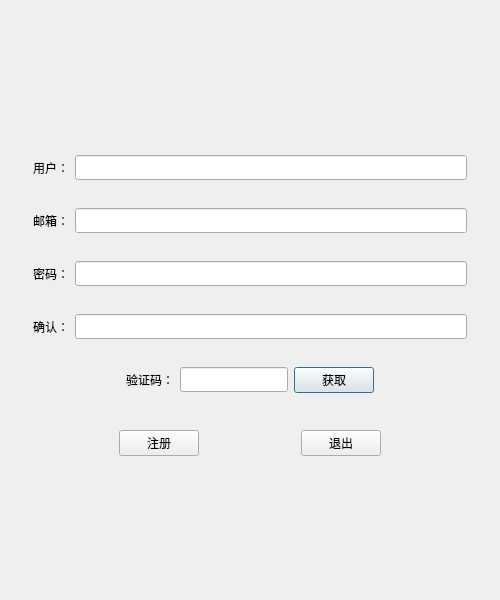
<?xml version="1.0" encoding="UTF-8"?>
<ui version="4.0">
 <class>RegisterDialogClass</class>
 <widget class="QDialog" name="RegisterDialogClass">
  <property name="geometry">
   <rect>
    <x>0</x>
    <y>0</y>
    <width>500</width>
    <height>600</height>
   </rect>
  </property>
  <property name="minimumSize">
   <size>
    <width>500</width>
    <height>600</height>
   </size>
  </property>
  <property name="maximumSize">
   <size>
    <width>500</width>
    <height>600</height>
   </size>
  </property>
  <property name="windowTitle">
   <string>RegisterDialog</string>
  </property>
  <layout class="QHBoxLayout" name="horizontalLayout_8">
   <item>
    <layout class="QVBoxLayout" name="verticalLayout">
     <item>
      <widget class="QStackedWidget" name="stackedWidget">
       <property name="currentIndex">
        <number>0</number>
       </property>
       <widget class="QWidget" name="page">
        <layout class="QVBoxLayout" name="verticalLayout_2">
         <item>
          <spacer name="verticalSpacer">
           <property name="orientation">
            <enum>Qt::Vertical</enum>
           </property>
           <property name="sizeHint" stdset="0">
            <size>
             <width>20</width>
             <height>40</height>
            </size>
           </property>
          </spacer>
         </item>
         <item>
          <widget class="QWidget" name="widget" native="true">
           <layout class="QHBoxLayout" name="horizontalLayout_9">
            <item>
             <layout class="QHBoxLayout" name="horizontalLayout_2">
              <item>
               <widget class="QLabel" name="user_label">
                <property name="text">
                 <string>用户：</string>
                </property>
               </widget>
              </item>
              <item>
               <widget class="ElaLineEdit" name="user_edit">
                <property name="minimumSize">
                 <size>
                  <width>0</width>
                  <height>25</height>
                 </size>
                </property>
               </widget>
              </item>
             </layout>
            </item>
           </layout>
          </widget>
         </item>
         <item>
          <widget class="QWidget" name="widget_3" native="true">
           <layout class="QHBoxLayout" name="horizontalLayout_10">
            <item>
             <layout class="QHBoxLayout" name="horizontalLayout">
              <item>
               <widget class="QLabel" name="emai_lable">
                <property name="text">
                 <string>邮箱：</string>
                </property>
               </widget>
              </item>
              <item>
               <widget class="ElaLineEdit" name="email_edit">
                <property name="minimumSize">
                 <size>
                  <width>0</width>
                  <height>25</height>
                 </size>
                </property>
               </widget>
              </item>
             </layout>
            </item>
           </layout>
          </widget>
         </item>
         <item>
          <widget class="QWidget" name="widget_4" native="true">
           <layout class="QHBoxLayout" name="horizontalLayout_11">
            <item>
             <layout class="QHBoxLayout" name="horizontalLayout_3">
              <item>
               <widget class="QLabel" name="psw_label">
                <property name="text">
                 <string>密码：</string>
                </property>
               </widget>
              </item>
              <item>
               <widget class="ElaLineEdit" name="psw_edit">
                <property name="minimumSize">
                 <size>
                  <width>0</width>
                  <height>25</height>
                 </size>
                </property>
               </widget>
              </item>
             </layout>
            </item>
           </layout>
          </widget>
         </item>
         <item>
          <widget class="QWidget" name="widget_5" native="true">
           <layout class="QHBoxLayout" name="horizontalLayout_12">
            <item>
             <layout class="QHBoxLayout" name="horizontalLayout_4">
              <item>
               <widget class="QLabel" name="label">
                <property name="text">
                 <string>确认：</string>
                </property>
               </widget>
              </item>
              <item>
               <widget class="ElaLineEdit" name="psw_edit_2">
                <property name="minimumSize">
                 <size>
                  <width>0</width>
                  <height>25</height>
                 </size>
                </property>
               </widget>
              </item>
             </layout>
            </item>
           </layout>
          </widget>
         </item>
         <item>
          <widget class="QWidget" name="widget_6" native="true">
           <layout class="QHBoxLayout" name="horizontalLayout_13">
            <item>
             <layout class="QHBoxLayout" name="horizontalLayout_5">
              <item>
               <spacer name="horizontalSpacer_12">
                <property name="orientation">
                 <enum>Qt::Horizontal</enum>
                </property>
                <property name="sizeHint" stdset="0">
                 <size>
                  <width>40</width>
                  <height>20</height>
                 </size>
                </property>
               </spacer>
              </item>
              <item>
               <widget class="QLabel" name="label_2">
                <property name="text">
                 <string>验证码：</string>
                </property>
               </widget>
              </item>
              <item>
               <widget class="ElaLineEdit" name="code_edit">
                <property name="minimumSize">
                 <size>
                  <width>0</width>
                  <height>25</height>
                 </size>
                </property>
               </widget>
              </item>
              <item>
               <widget class="TimerBtn" name="get_code">
                <property name="minimumSize">
                 <size>
                  <width>0</width>
                  <height>25</height>
                 </size>
                </property>
                <property name="text">
                 <string>获取</string>
                </property>
               </widget>
              </item>
              <item>
               <spacer name="horizontalSpacer_13">
                <property name="orientation">
                 <enum>Qt::Horizontal</enum>
                </property>
                <property name="sizeHint" stdset="0">
                 <size>
                  <width>40</width>
                  <height>20</height>
                 </size>
                </property>
               </spacer>
              </item>
             </layout>
            </item>
           </layout>
          </widget>
         </item>
         <item>
          <widget class="QLabel" name="err_tip">
           <property name="text">
            <string/>
           </property>
           <property name="alignment">
            <set>Qt::AlignRight|Qt::AlignTrailing|Qt::AlignVCenter</set>
           </property>
          </widget>
         </item>
         <item>
          <layout class="QHBoxLayout" name="horizontalLayout_6">
           <item>
            <spacer name="horizontalSpacer">
             <property name="orientation">
              <enum>Qt::Horizontal</enum>
             </property>
             <property name="sizeHint" stdset="0">
              <size>
               <width>40</width>
               <height>20</height>
              </size>
             </property>
            </spacer>
           </item>
           <item>
            <widget class="ElaPushButton" name="sure_btn">
             <property name="minimumSize">
              <size>
               <width>0</width>
               <height>25</height>
              </size>
             </property>
             <property name="text">
              <string>注册</string>
             </property>
            </widget>
           </item>
           <item>
            <spacer name="horizontalSpacer_3">
             <property name="orientation">
              <enum>Qt::Horizontal</enum>
             </property>
             <property name="sizeHint" stdset="0">
              <size>
               <width>40</width>
               <height>20</height>
              </size>
             </property>
            </spacer>
           </item>
           <item>
            <widget class="ElaPushButton" name="cansel_btn">
             <property name="minimumSize">
              <size>
               <width>0</width>
               <height>25</height>
              </size>
             </property>
             <property name="text">
              <string>退出</string>
             </property>
            </widget>
           </item>
           <item>
            <spacer name="horizontalSpacer_2">
             <property name="orientation">
              <enum>Qt::Horizontal</enum>
             </property>
             <property name="sizeHint" stdset="0">
              <size>
               <width>40</width>
               <height>20</height>
              </size>
             </property>
            </spacer>
           </item>
          </layout>
         </item>
         <item>
          <spacer name="verticalSpacer_2">
           <property name="orientation">
            <enum>Qt::Vertical</enum>
           </property>
           <property name="sizeHint" stdset="0">
            <size>
             <width>20</width>
             <height>40</height>
            </size>
           </property>
          </spacer>
         </item>
        </layout>
       </widget>
       <widget class="QWidget" name="page2">
        <layout class="QVBoxLayout" name="verticalLayout_5">
         <item>
          <spacer name="verticalSpacer_8">
           <property name="orientation">
            <enum>Qt::Vertical</enum>
           </property>
           <property name="sizeType">
            <enum>QSizePolicy::Expanding</enum>
           </property>
           <property name="sizeHint" stdset="0">
            <size>
             <width>20</width>
             <height>40</height>
            </size>
           </property>
          </spacer>
         </item>
         <item>
          <widget class="QLabel" name="show_tip">
           <property name="text">
            <string>在5s后将返回登录页面</string>
           </property>
           <property name="alignment">
            <set>Qt::AlignCenter</set>
           </property>
          </widget>
         </item>
         <item>
          <widget class="QLabel" name="def_tip">
           <property name="text">
            <string>请点击返回按钮返回登录界面</string>
           </property>
           <property name="alignment">
            <set>Qt::AlignCenter</set>
           </property>
          </widget>
         </item>
         <item>
          <spacer name="verticalSpacer_10">
           <property name="orientation">
            <enum>Qt::Vertical</enum>
           </property>
           <property name="sizeType">
            <enum>QSizePolicy::Expanding</enum>
           </property>
           <property name="sizeHint" stdset="0">
            <size>
             <width>20</width>
             <height>40</height>
            </size>
           </property>
          </spacer>
         </item>
         <item>
          <widget class="QWidget" name="widget_2" native="true">
           <layout class="QHBoxLayout" name="horizontalLayout_7">
            <item>
             <spacer name="horizontalSpacer_14">
              <property name="orientation">
               <enum>Qt::Horizontal</enum>
              </property>
              <property name="sizeHint" stdset="0">
               <size>
                <width>40</width>
                <height>20</height>
               </size>
              </property>
             </spacer>
            </item>
            <item>
             <widget class="ElaPushButton" name="return_log">
              <property name="text">
               <string>返回</string>
              </property>
             </widget>
            </item>
            <item>
             <spacer name="horizontalSpacer_15">
              <property name="orientation">
               <enum>Qt::Horizontal</enum>
              </property>
              <property name="sizeHint" stdset="0">
               <size>
                <width>40</width>
                <height>20</height>
               </size>
              </property>
             </spacer>
            </item>
           </layout>
          </widget>
         </item>
         <item>
          <spacer name="verticalSpacer_9">
           <property name="orientation">
            <enum>Qt::Vertical</enum>
           </property>
           <property name="sizeType">
            <enum>QSizePolicy::Expanding</enum>
           </property>
           <property name="sizeHint" stdset="0">
            <size>
             <width>20</width>
             <height>40</height>
            </size>
           </property>
          </spacer>
         </item>
        </layout>
       </widget>
      </widget>
     </item>
    </layout>
   </item>
  </layout>
 </widget>
 <layoutdefault spacing="6" margin="11"/>
 <customwidgets>
  <customwidget>
   <class>ElaLineEdit</class>
   <extends>QLineEdit</extends>
   <header>ElaLineEdit.h</header>
  </customwidget>
  <customwidget>
   <class>ElaPushButton</class>
   <extends>QPushButton</extends>
   <header>ElaPushButton.h</header>
  </customwidget>
  <customwidget>
   <class>TimerBtn</class>
   <extends>QPushButton</extends>
   <header>TimerBtn.h</header>
  </customwidget>
 </customwidgets>
 <resources/>
 <connections/>
</ui>
